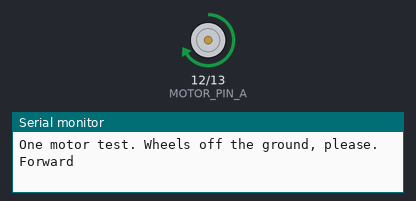
A sketch run on a simulated ESP32. Parts: motor-driver pin pairs drawn as motors (green arrow = first pin HIGH = forward, orange = second pin HIGH = backward, longer = more drive), the last lines printed to the serial monitor.

Above: at 3.0 s.
At 7.0 s:
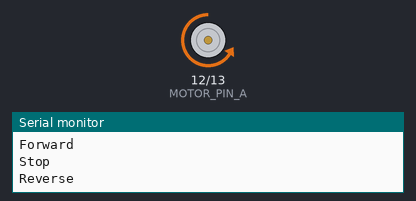
At 9.0 s:
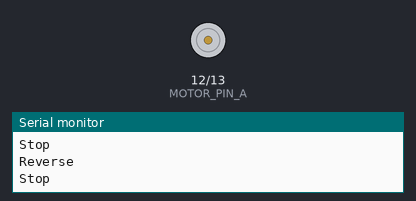
Timing chart, 0 to 12.4 s (numbered marks = the images above):
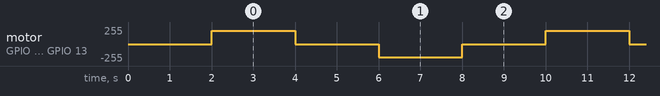

Measured:
- by itself, motor on GPIO 12 (MOTOR_PIN_A) / GPIO 13 (MOTOR_PIN_B): repeats every 8.0 s: stopped 2.0 s, backward 199/255 2.0 s, stopped 2.0 s, forward 199/255 2.0 s

The sketch:

l2a_one_motor.ino
```cpp
/*
  l2a_one_motor.ino
  Porpoise Robotics - Pathfinder beginner course (Nintendo Switch track), Lesson 2

  WHAT THIS PROGRAM DOES
  ----------------------
  Drives ONE motor - the front left one - forwards, stops, backwards, stops,
  over and over. Only one motor moves, so the vehicle cannot drive away from
  you while you are still learning what the numbers do.

  SAFETY
  ------
  Put the vehicle up on a block so all four wheels spin free before you upload
  this. Keep fingers, hair and cables away from the wheels.

  BEFORE YOU CAN COMPILE THIS
  ---------------------------
  Board package: "esp32_bluepad32" by Ricardo Quesada, version 4.1.0
    Tools > Board > esp32_bluepad32 > "ESP32 Dev Module".
  Libraries: none.

  HOW ONE MOTOR IS WIRED
  ----------------------
  Each motor has a DRV8871 H-bridge driver chip, and each driver takes TWO
  signals from the ESP32. Call them A and B:

        A high, B low   ->  motor turns one way
        A low,  B high  ->  motor turns the other way
        both low        ->  motor coasts to a stop
        both high       ->  motor brakes hard (we do not use that here)

  So the DIRECTION is which pin you drive, and the SPEED is how hard you drive
  it. That is what an H-bridge is for, and it is why every motor needs two pins
  instead of one.

  PWM, AND THE CHANNELS THIS BOARD PACKAGE MAKES YOU USE
  ------------------------------------------------------
  A pin can only be fully on or fully off. To get a half speed we switch it on
  and off thousands of times a second and vary how much of each cycle is "on".
  That is PULSE WIDTH MODULATION, and the fraction that is on is the DUTY
  CYCLE. With 8 bits of resolution the duty runs 0 to 255:

        0   = off             (0% duty)
        64  = quarter power   (25% duty)
        128 = half power      (50% duty)
        255 = full power      (100% duty)

  The ESP32 has sixteen numbered pieces of hardware, called CHANNELS, that
  generate these pulses. This board package is built on an older ESP32 core, so
  it makes you work with them directly. It is a three-step job:

        ledcSetup(channel, frequency, resolution)   set a channel up
        ledcAttachPin(pin, channel)                 plug it into a pin
        ledcWrite(channel, duty)                    set the speed

  Note the last one: you write to the CHANNEL number, not the pin number. Every
  channel number in a program has to be different, or two pins end up sharing
  one generator and fight each other.

  (The PS3 track uses a newer core where you can write straight to the pin. The
  idea is identical; only the spelling changes.)

  WHAT TO TRY
  -----------
  1. Upload it and watch the front left wheel. Does it match the Serial
     Monitor?
  2. Change SPEED from 200 to 60. Does the wheel still turn? Now try 30, then
     20. Find the smallest number that still gets the wheel moving. Write it
     down - that number is why MOTOR_MIN exists in the full program.
  3. Swap MOTOR_PIN_A and MOTOR_PIN_B and upload. What changed?
  4. Give CHANNEL_A and CHANNEL_B the same number and upload. What happens, and
     why?
*/

// The four motors on this vehicle, and the two pins each one uses:
//        front left   12, 13
//        rear left    18, 19
//        front right  22, 23
//        rear right   16, 17
// This program only uses the first pair.
const int MOTOR_PIN_A = 12;
const int MOTOR_PIN_B = 13;

// Two different channel numbers, one per pin.
const int CHANNEL_A = 0;
const int CHANNEL_B = 1;

const int PWM_FREQ = 20000;   // 20 kHz. Above human hearing, so no motor whine.
const int PWM_BITS = 8;       // 8 bits of resolution means duty values 0..255

const int SPEED = 200;        // How hard to drive the motor, 0 to 255

void setup() {
  Serial.begin(115200);

  // Set each channel up, then plug it into its pin.
  ledcSetup(CHANNEL_A, PWM_FREQ, PWM_BITS);
  ledcAttachPin(MOTOR_PIN_A, CHANNEL_A);

  ledcSetup(CHANNEL_B, PWM_FREQ, PWM_BITS);
  ledcAttachPin(MOTOR_PIN_B, CHANNEL_B);

  // Both channels off, so the motor is definitely still before we start.
  ledcWrite(CHANNEL_A, 0);
  ledcWrite(CHANNEL_B, 0);

  Serial.println("One motor test. Wheels off the ground, please.");
  delay(2000);
}

void loop() {
  Serial.println("Forward");
  ledcWrite(CHANNEL_A, SPEED);   // Drive A...
  ledcWrite(CHANNEL_B, 0);       // ...and leave B off
  delay(2000);

  Serial.println("Stop");
  ledcWrite(CHANNEL_A, 0);
  ledcWrite(CHANNEL_B, 0);
  delay(2000);

  Serial.println("Reverse");
  ledcWrite(CHANNEL_A, 0);       // Now the other way round:
  ledcWrite(CHANNEL_B, SPEED);   // drive B and leave A off
  delay(2000);

  Serial.println("Stop");
  ledcWrite(CHANNEL_A, 0);
  ledcWrite(CHANNEL_B, 0);
  delay(2000);
}
```
